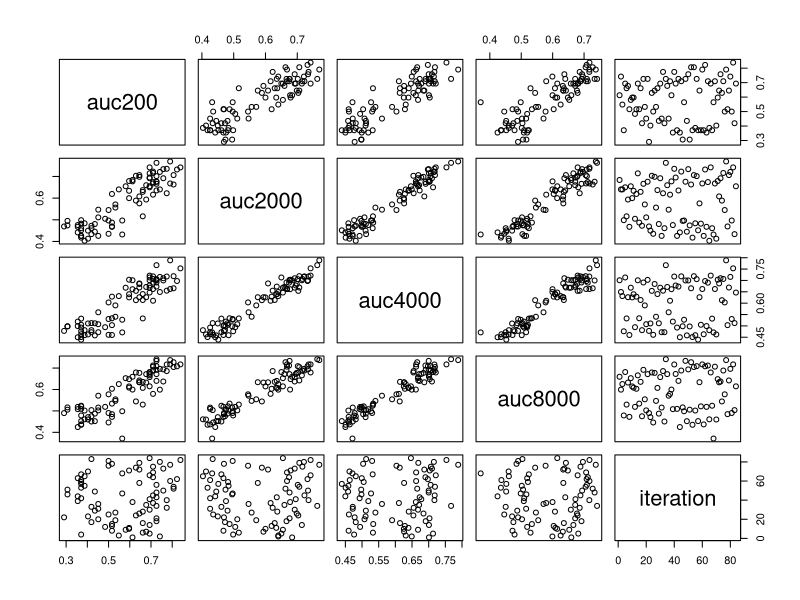

The R script that drew this image:
setwd('/media/siothrun/Backup/Thesis/my_code/hyperparam_search_data')
data <- read.csv('bioportal/aucs.csv', header=TRUE)
pairs(data)
